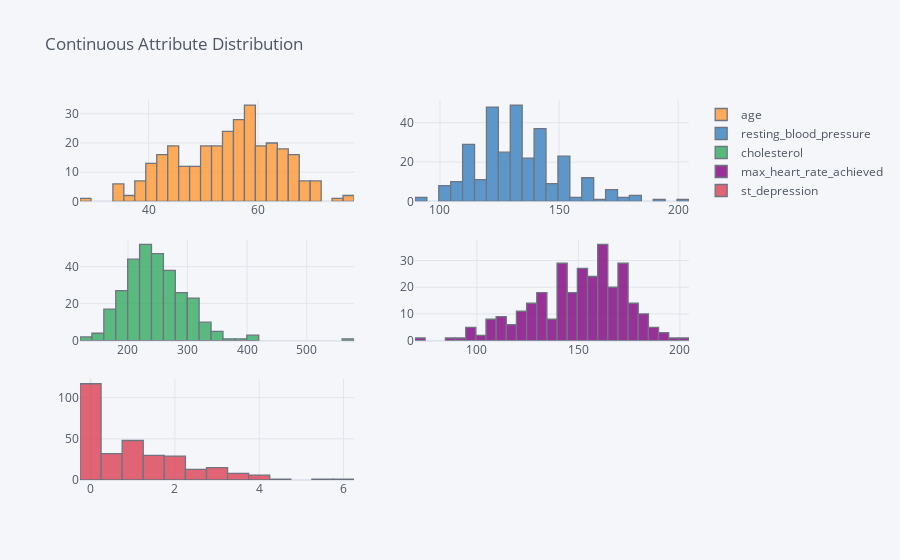

Write notebook code for a chart like this one.
### Code cell
data[col_continuous].iplot(kind='hist', subplots=True, title='Continuous Attribute Distribution')

### Figure 1 — Plotly figure (JSON) as saved in the notebook; plotly's stock layout.template omitted (floating-point values rounded to 4 significant figures; data arrays with more than 128 entries replaced by an {"elided": "..."} marker saying what was removed)
{"data": [{"opacity": 0.8, "orientation": "v", "yaxis": "y", "histnorm": "", "xaxis": "x", "histfunc": "count", "marker": {"color": "rgba(255, 153, 51, 1.0)", "line": {"color": "#4D5663", "width": 1.3}}, "x": {"elided": "301 int values"}, "type": "histogram", "name": "age"}, {"opacity": 0.8, "orientation": "v", "yaxis": "y2", "histnorm": "", "xaxis": "x2", "histfunc": "count", "marker": {"color": "rgba(55, 128, 191, 1.0)", "line": {"color": "#4D5663", "width": 1.3}}, "x": {"elided": "301 int values"}, "type": "histogram", "name": "resting_blood_pressure"}, {"opacity": 0.8, "orientation": "v", "yaxis": "y3", "histnorm": "", "xaxis": "x3", "histfunc": "count", "marker": {"color": "rgba(50, 171, 96, 1.0)", "line": {"color": "#4D5663", "width": 1.3}}, "x": {"elided": "301 int values"}, "type": "histogram", "name": "cholesterol"}, {"opacity": 0.8, "orientation": "v", "yaxis": "y4", "histnorm": "", "xaxis": "x4", "histfunc": "count", "marker": {"color": "rgba(128, 0, 128, 1.0)", "line": {"color": "#4D5663", "width": 1.3}}, "x": {"elided": "301 int values"}, "type": "histogram", "name": "max_heart_rate_achieved"}, {"opacity": 0.8, "orientation": "v", "yaxis": "y5", "histnorm": "", "xaxis": "x5", "histfunc": "count", "marker": {"color": "rgba(219, 64, 82, 1.0)", "line": {"color": "#4D5663", "width": 1.3}}, "x": {"elided": "301 float values"}, "type": "histogram", "name": "st_depression"}], "layout": {"xaxis": {"tickfont": {"color": "#4D5663"}, "domain": [0, 0.45], "title": {"text": "", "font": {"color": "#4D5663"}}, "showgrid": true, "zerolinecolor": "#E1E5ED", "gridcolor": "#E1E5ED", "anchor": "y"}, "title": {"text": "Continuous Attribute Distribution", "font": {"color": "#4D5663"}}, "paper_bgcolor": "#F5F6F9", "xaxis5": {"tickfont": {"color": "#4D5663"}, "domain": [0, 0.45], "title": {"text": "", "font": {"color": "#4D5663"}}, "showgrid": true, "zerolinecolor": "#E1E5ED", "gridcolor": "#E1E5ED", "anchor": "y5"}, "plot_bgcolor": "#F5F6F9", "xaxis4": {"tickfont": {"color": "#4D5663"}, "domain": [0.55, 1], "title": {"text": "", "font": {"color": "#4D5663"}}, "showgrid": true, "zerolinecolor": "#E1E5ED", "gridcolor": "#E1E5ED", "anchor": "y4"}, "xaxis3": {"tickfont": {"color": "#4D5663"}, "domain": [0, 0.45], "title": {"text": "", "font": {"color": "#4D5663"}}, "showgrid": true, "zerolinecolor": "#E1E5ED", "gridcolor": "#E1E5ED", "anchor": "y3"}, "xaxis2": {"tickfont": {"color": "#4D5663"}, "domain": [0.55, 1], "title": {"text": "", "font": {"color": "#4D5663"}}, "showgrid": true, "zerolinecolor": "#E1E5ED", "gridcolor": "#E1E5ED", "anchor": "y2"}, "yaxis": {"tickfont": {"color": "#4D5663"}, "domain": [0.7333, 1], "title": {"text": "", "font": {"color": "#4D5663"}}, "showgrid": true, "zerolinecolor": "#E1E5ED", "gridcolor": "#E1E5ED", "anchor": "x"}, "barmode": "overlay", "yaxis2": {"tickfont": {"color": "#4D5663"}, "domain": [0.7333, 1], "title": {"text": "", "font": {"color": "#4D5663"}}, "showgrid": true, "zerolinecolor": "#E1E5ED", "gridcolor": "#E1E5ED", "anchor": "x2"}, "yaxis3": {"tickfont": {"color": "#4D5663"}, "domain": [0.3667, 0.6333], "title": {"text": "", "font": {"color": "#4D5663"}}, "showgrid": true, "zerolinecolor": "#E1E5ED", "gridcolor": "#E1E5ED", "anchor": "x3"}, "yaxis4": {"tickfont": {"color": "#4D5663"}, "domain": [0.3667, 0.6333], "title": {"text": "", "font": {"color": "#4D5663"}}, "showgrid": true, "zerolinecolor": "#E1E5ED", "gridcolor": "#E1E5ED", "anchor": "x4"}, "yaxis5": {"tickfont": {"color": "#4D5663"}, "domain": [0, 0.2667], "title": {"text": "", "font": {"color": "#4D5663"}}, "showgrid": true, "zerolinecolor": "#E1E5ED", "gridcolor": "#E1E5ED", "anchor": "x5"}, "legend": {"bgcolor": "#F5F6F9", "font": {"color": "#4D5663"}}}}
